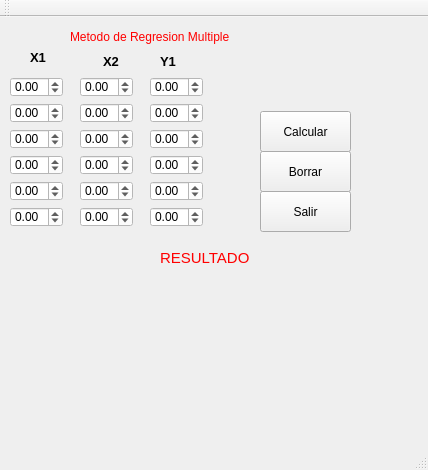
<?xml version="1.0" encoding="UTF-8"?>
<ui version="4.0">
 <class>rmultiple</class>
 <widget class="QMainWindow" name="rmultiple">
  <property name="geometry">
   <rect>
    <x>0</x>
    <y>0</y>
    <width>428</width>
    <height>470</height>
   </rect>
  </property>
  <property name="windowTitle">
   <string>rmultiple</string>
  </property>
  <widget class="QWidget" name="centralWidget">
   <widget class="QDoubleSpinBox" name="y5">
    <property name="geometry">
     <rect>
      <x>150</x>
      <y>164</y>
      <width>53</width>
      <height>20</height>
     </rect>
    </property>
    <property name="styleSheet">
     <string notr="true">background-color: rgb(255, 255, 255);</string>
    </property>
    <property name="minimum">
     <double>-99.000000000000000</double>
    </property>
    <property name="singleStep">
     <double>0.500000000000000</double>
    </property>
   </widget>
   <widget class="QLabel" name="Resultado">
    <property name="geometry">
     <rect>
      <x>20</x>
      <y>254</y>
      <width>371</width>
      <height>171</height>
     </rect>
    </property>
    <property name="styleSheet">
     <string notr="true">font: 75 12pt &quot;MS Shell Dlg 2&quot;;
color: rgb(255, 0, 0);</string>
    </property>
    <property name="text">
     <string/>
    </property>
   </widget>
   <widget class="QLabel" name="label_2">
    <property name="geometry">
     <rect>
      <x>160</x>
      <y>34</y>
      <width>21</width>
      <height>21</height>
     </rect>
    </property>
    <property name="font">
     <font>
      <pointsize>10</pointsize>
      <weight>75</weight>
      <bold>true</bold>
     </font>
    </property>
    <property name="text">
     <string>Y1</string>
    </property>
   </widget>
   <widget class="QDoubleSpinBox" name="y4">
    <property name="geometry">
     <rect>
      <x>150</x>
      <y>138</y>
      <width>53</width>
      <height>20</height>
     </rect>
    </property>
    <property name="styleSheet">
     <string notr="true">background-color: rgb(255, 255, 255);</string>
    </property>
    <property name="minimum">
     <double>-99.000000000000000</double>
    </property>
    <property name="singleStep">
     <double>0.500000000000000</double>
    </property>
   </widget>
   <widget class="QPushButton" name="calcular">
    <property name="geometry">
     <rect>
      <x>260</x>
      <y>94</y>
      <width>91</width>
      <height>41</height>
     </rect>
    </property>
    <property name="text">
     <string>Calcular</string>
    </property>
   </widget>
   <widget class="QDoubleSpinBox" name="y6">
    <property name="geometry">
     <rect>
      <x>150</x>
      <y>190</y>
      <width>53</width>
      <height>20</height>
     </rect>
    </property>
    <property name="styleSheet">
     <string notr="true">background-color: rgb(255, 255, 255);</string>
    </property>
    <property name="minimum">
     <double>-99.000000000000000</double>
    </property>
    <property name="singleStep">
     <double>0.500000000000000</double>
    </property>
   </widget>
   <widget class="QPushButton" name="borrar">
    <property name="geometry">
     <rect>
      <x>260</x>
      <y>134</y>
      <width>91</width>
      <height>41</height>
     </rect>
    </property>
    <property name="text">
     <string>Borrar</string>
    </property>
   </widget>
   <widget class="QDoubleSpinBox" name="y1">
    <property name="geometry">
     <rect>
      <x>150</x>
      <y>60</y>
      <width>53</width>
      <height>20</height>
     </rect>
    </property>
    <property name="styleSheet">
     <string notr="true">background-color: rgb(255, 255, 255);</string>
    </property>
    <property name="minimum">
     <double>-99.000000000000000</double>
    </property>
    <property name="singleStep">
     <double>0.500000000000000</double>
    </property>
   </widget>
   <widget class="QDoubleSpinBox" name="y3">
    <property name="geometry">
     <rect>
      <x>150</x>
      <y>112</y>
      <width>53</width>
      <height>20</height>
     </rect>
    </property>
    <property name="styleSheet">
     <string notr="true">background-color: rgb(255, 255, 255);</string>
    </property>
    <property name="minimum">
     <double>-99.000000000000000</double>
    </property>
    <property name="singleStep">
     <double>0.500000000000000</double>
    </property>
   </widget>
   <widget class="QPushButton" name="pushButton_3">
    <property name="geometry">
     <rect>
      <x>260</x>
      <y>174</y>
      <width>91</width>
      <height>41</height>
     </rect>
    </property>
    <property name="text">
     <string>Salir</string>
    </property>
   </widget>
   <widget class="QLabel" name="label_3">
    <property name="geometry">
     <rect>
      <x>160</x>
      <y>230</y>
      <width>91</width>
      <height>21</height>
     </rect>
    </property>
    <property name="font">
     <font>
      <family>MS Shell Dlg 2</family>
      <pointsize>11</pointsize>
      <weight>9</weight>
      <italic>false</italic>
      <bold>false</bold>
     </font>
    </property>
    <property name="styleSheet">
     <string notr="true">font: 75 11pt &quot;MS Shell Dlg 2&quot;;
color: rgb(255, 0, 0);</string>
    </property>
    <property name="text">
     <string>RESULTADO</string>
    </property>
   </widget>
   <widget class="QLabel" name="label_4">
    <property name="geometry">
     <rect>
      <x>70</x>
      <y>4</y>
      <width>281</width>
      <height>31</height>
     </rect>
    </property>
    <property name="styleSheet">
     <string notr="true">color: rgb(255, 0, 0);
font: 75 16pt &quot;MS Shell Dlg 2&quot;;</string>
    </property>
    <property name="text">
     <string>Metodo de Regresion Multiple</string>
    </property>
   </widget>
   <widget class="QLabel" name="label">
    <property name="geometry">
     <rect>
      <x>30</x>
      <y>30</y>
      <width>21</width>
      <height>21</height>
     </rect>
    </property>
    <property name="font">
     <font>
      <pointsize>10</pointsize>
      <weight>75</weight>
      <bold>true</bold>
     </font>
    </property>
    <property name="text">
     <string>X1</string>
    </property>
   </widget>
   <widget class="QDoubleSpinBox" name="y2">
    <property name="geometry">
     <rect>
      <x>150</x>
      <y>86</y>
      <width>53</width>
      <height>20</height>
     </rect>
    </property>
    <property name="styleSheet">
     <string notr="true">background-color: rgb(255, 255, 255);</string>
    </property>
    <property name="minimum">
     <double>-99.000000000000000</double>
    </property>
    <property name="singleStep">
     <double>0.500000000000000</double>
    </property>
   </widget>
   <widget class="QLabel" name="label_5">
    <property name="geometry">
     <rect>
      <x>103</x>
      <y>34</y>
      <width>21</width>
      <height>21</height>
     </rect>
    </property>
    <property name="font">
     <font>
      <pointsize>10</pointsize>
      <weight>75</weight>
      <bold>true</bold>
     </font>
    </property>
    <property name="text">
     <string>X2</string>
    </property>
   </widget>
   <widget class="QDoubleSpinBox" name="x2">
    <property name="geometry">
     <rect>
      <x>10</x>
      <y>86</y>
      <width>53</width>
      <height>20</height>
     </rect>
    </property>
    <property name="styleSheet">
     <string notr="true">background-color: rgb(255, 255, 255);</string>
    </property>
    <property name="minimum">
     <double>-99.000000000000000</double>
    </property>
    <property name="singleStep">
     <double>0.500000000000000</double>
    </property>
   </widget>
   <widget class="QDoubleSpinBox" name="x1">
    <property name="geometry">
     <rect>
      <x>10</x>
      <y>60</y>
      <width>53</width>
      <height>20</height>
     </rect>
    </property>
    <property name="styleSheet">
     <string notr="true">background-color: rgb(255, 255, 255);</string>
    </property>
    <property name="minimum">
     <double>-99.000000000000000</double>
    </property>
    <property name="singleStep">
     <double>0.500000000000000</double>
    </property>
   </widget>
   <widget class="QDoubleSpinBox" name="x3">
    <property name="geometry">
     <rect>
      <x>10</x>
      <y>112</y>
      <width>53</width>
      <height>20</height>
     </rect>
    </property>
    <property name="styleSheet">
     <string notr="true">background-color: rgb(255, 255, 255);</string>
    </property>
    <property name="minimum">
     <double>-99.000000000000000</double>
    </property>
    <property name="singleStep">
     <double>0.500000000000000</double>
    </property>
   </widget>
   <widget class="QDoubleSpinBox" name="x5">
    <property name="geometry">
     <rect>
      <x>10</x>
      <y>164</y>
      <width>53</width>
      <height>20</height>
     </rect>
    </property>
    <property name="styleSheet">
     <string notr="true">background-color: rgb(255, 255, 255);</string>
    </property>
    <property name="minimum">
     <double>-99.000000000000000</double>
    </property>
    <property name="singleStep">
     <double>0.500000000000000</double>
    </property>
   </widget>
   <widget class="QDoubleSpinBox" name="x4">
    <property name="geometry">
     <rect>
      <x>10</x>
      <y>138</y>
      <width>53</width>
      <height>20</height>
     </rect>
    </property>
    <property name="styleSheet">
     <string notr="true">background-color: rgb(255, 255, 255);</string>
    </property>
    <property name="minimum">
     <double>-99.000000000000000</double>
    </property>
    <property name="singleStep">
     <double>0.500000000000000</double>
    </property>
   </widget>
   <widget class="QDoubleSpinBox" name="x6">
    <property name="geometry">
     <rect>
      <x>10</x>
      <y>190</y>
      <width>53</width>
      <height>20</height>
     </rect>
    </property>
    <property name="styleSheet">
     <string notr="true">background-color: rgb(255, 255, 255);</string>
    </property>
    <property name="minimum">
     <double>-99.000000000000000</double>
    </property>
    <property name="singleStep">
     <double>0.500000000000000</double>
    </property>
   </widget>
   <widget class="QDoubleSpinBox" name="x12">
    <property name="geometry">
     <rect>
      <x>80</x>
      <y>86</y>
      <width>53</width>
      <height>20</height>
     </rect>
    </property>
    <property name="styleSheet">
     <string notr="true">background-color: rgb(255, 255, 255);</string>
    </property>
    <property name="minimum">
     <double>-99.000000000000000</double>
    </property>
    <property name="singleStep">
     <double>0.500000000000000</double>
    </property>
   </widget>
   <widget class="QDoubleSpinBox" name="x11">
    <property name="geometry">
     <rect>
      <x>80</x>
      <y>60</y>
      <width>53</width>
      <height>20</height>
     </rect>
    </property>
    <property name="styleSheet">
     <string notr="true">background-color: rgb(255, 255, 255);</string>
    </property>
    <property name="minimum">
     <double>-99.000000000000000</double>
    </property>
    <property name="singleStep">
     <double>0.500000000000000</double>
    </property>
   </widget>
   <widget class="QDoubleSpinBox" name="x13">
    <property name="geometry">
     <rect>
      <x>80</x>
      <y>112</y>
      <width>53</width>
      <height>20</height>
     </rect>
    </property>
    <property name="styleSheet">
     <string notr="true">background-color: rgb(255, 255, 255);</string>
    </property>
    <property name="minimum">
     <double>-99.000000000000000</double>
    </property>
    <property name="singleStep">
     <double>0.500000000000000</double>
    </property>
   </widget>
   <widget class="QDoubleSpinBox" name="x15">
    <property name="geometry">
     <rect>
      <x>80</x>
      <y>164</y>
      <width>53</width>
      <height>20</height>
     </rect>
    </property>
    <property name="styleSheet">
     <string notr="true">background-color: rgb(255, 255, 255);</string>
    </property>
    <property name="minimum">
     <double>-99.000000000000000</double>
    </property>
    <property name="singleStep">
     <double>0.500000000000000</double>
    </property>
   </widget>
   <widget class="QDoubleSpinBox" name="x14">
    <property name="geometry">
     <rect>
      <x>80</x>
      <y>138</y>
      <width>53</width>
      <height>20</height>
     </rect>
    </property>
    <property name="styleSheet">
     <string notr="true">background-color: rgb(255, 255, 255);</string>
    </property>
    <property name="minimum">
     <double>-99.000000000000000</double>
    </property>
    <property name="singleStep">
     <double>0.500000000000000</double>
    </property>
   </widget>
   <widget class="QDoubleSpinBox" name="x16">
    <property name="geometry">
     <rect>
      <x>80</x>
      <y>190</y>
      <width>53</width>
      <height>20</height>
     </rect>
    </property>
    <property name="styleSheet">
     <string notr="true">background-color: rgb(255, 255, 255);</string>
    </property>
    <property name="minimum">
     <double>-99.000000000000000</double>
    </property>
    <property name="singleStep">
     <double>0.500000000000000</double>
    </property>
   </widget>
  </widget>
  <widget class="QToolBar" name="mainToolBar">
   <attribute name="toolBarArea">
    <enum>TopToolBarArea</enum>
   </attribute>
   <attribute name="toolBarBreak">
    <bool>false</bool>
   </attribute>
  </widget>
  <widget class="QStatusBar" name="statusBar"/>
 </widget>
 <layoutdefault spacing="6" margin="11"/>
 <resources/>
 <connections>
  <connection>
   <sender>pushButton_3</sender>
   <signal>clicked()</signal>
   <receiver>rmultiple</receiver>
   <slot>close()</slot>
   <hints>
    <hint type="sourcelabel">
     <x>326</x>
     <y>207</y>
    </hint>
    <hint type="destinationlabel">
     <x>377</x>
     <y>214</y>
    </hint>
   </hints>
  </connection>
 </connections>
</ui>
